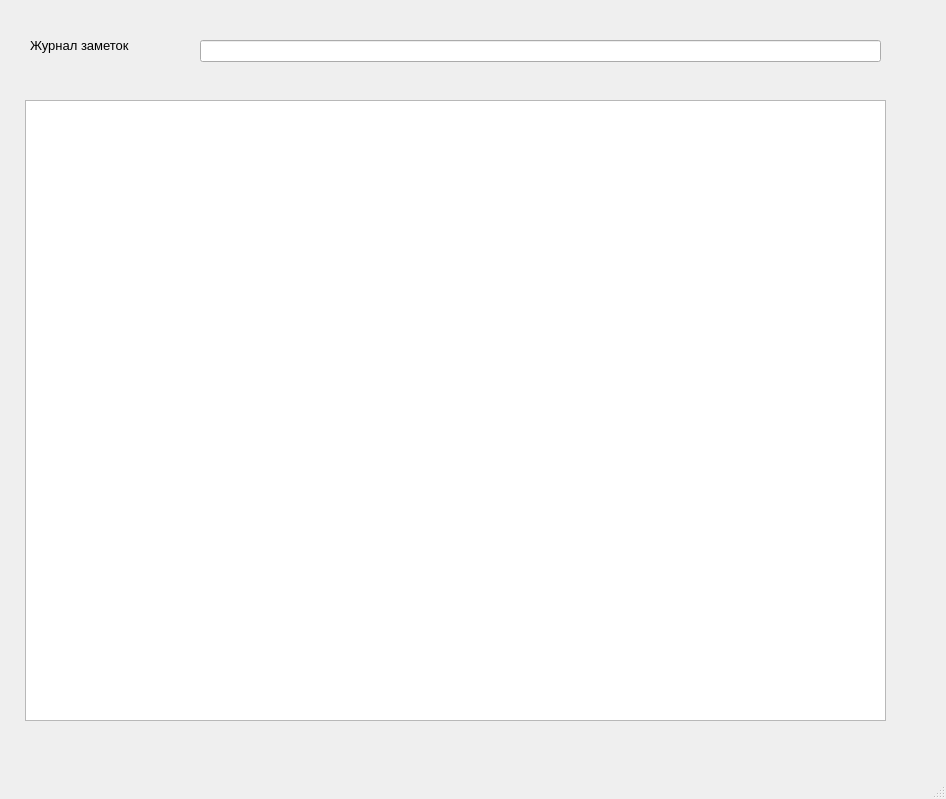
<?xml version="1.0" encoding="UTF-8"?>
<ui version="4.0">
 <class>MainWindow</class>
 <widget class="QMainWindow" name="MainWindow">
  <property name="geometry">
   <rect>
    <x>0</x>
    <y>0</y>
    <width>946</width>
    <height>799</height>
   </rect>
  </property>
  <property name="font">
   <font>
    <pointsize>10</pointsize>
   </font>
  </property>
  <property name="windowTitle">
   <string>MainWindow</string>
  </property>
  <widget class="QWidget" name="centralwidget">
   <widget class="QTableWidget" name="tableWidget">
    <property name="geometry">
     <rect>
      <x>25</x>
      <y>100</y>
      <width>861</width>
      <height>621</height>
     </rect>
    </property>
   </widget>
   <widget class="QLabel" name="label">
    <property name="geometry">
     <rect>
      <x>30</x>
      <y>30</y>
      <width>191</width>
      <height>31</height>
     </rect>
    </property>
    <property name="text">
     <string>Журнал заметок</string>
    </property>
   </widget>
   <widget class="QLineEdit" name="poisk">
    <property name="geometry">
     <rect>
      <x>200</x>
      <y>40</y>
      <width>681</width>
      <height>22</height>
     </rect>
    </property>
   </widget>
  </widget>
  <widget class="QMenuBar" name="menubar">
   <property name="geometry">
    <rect>
     <x>0</x>
     <y>0</y>
     <width>946</width>
     <height>29</height>
    </rect>
   </property>
  </widget>
  <widget class="QStatusBar" name="statusbar"/>
 </widget>
 <resources/>
 <connections/>
</ui>
